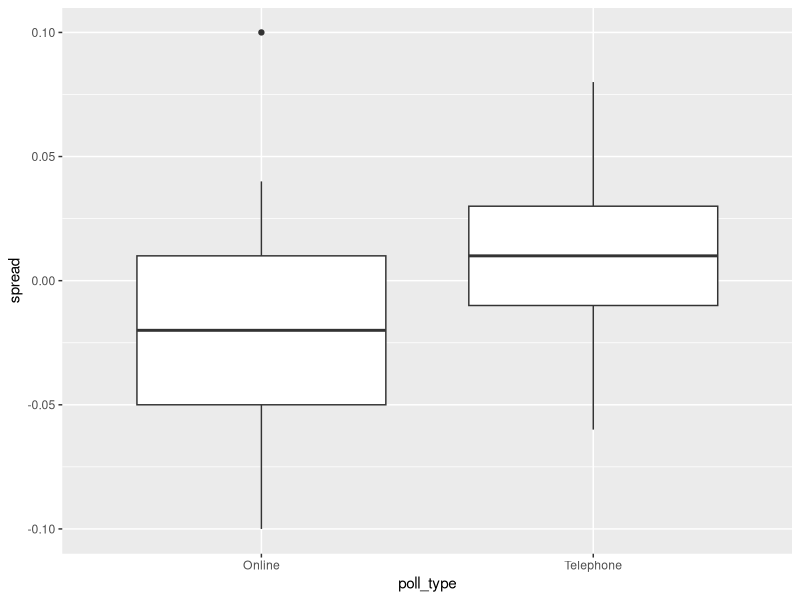
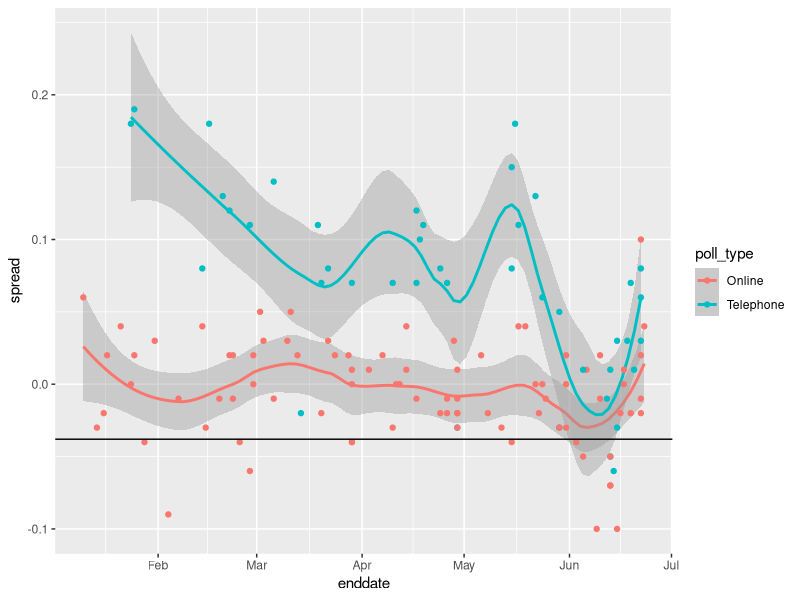
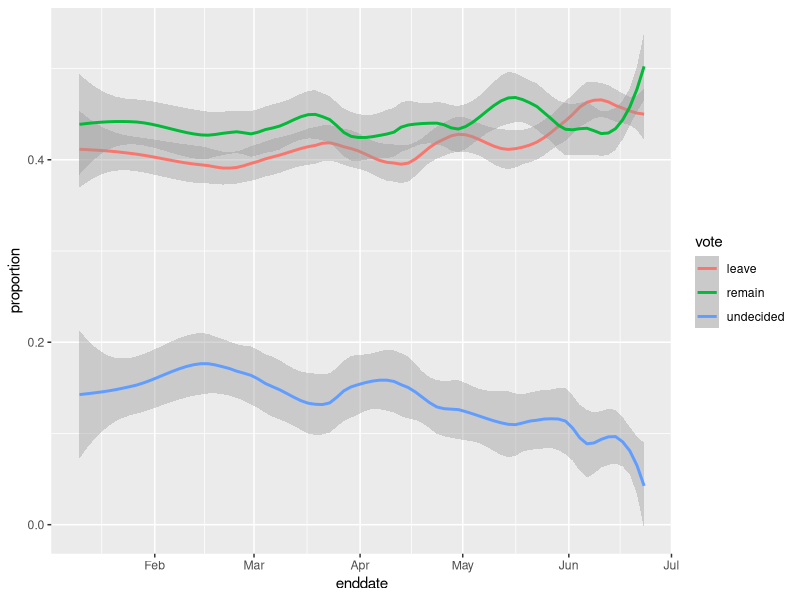

Generate these figures, in order, with R:
# suggested libraries and options
library(tidyverse)
options(digits = 3)

# load brexit_polls object
library(dslabs)
data(brexit_polls)

p <- 0.481    # official proportion voting "Remain"
d <- 2*p-1    # official spread
N <- 1500

##################################### 1 ########################################
# What is the expected total number of voters in the sample choosing "Remain"?
N*p
# What is the standard error of the total number of voters in the sample choosing "Remain"?
sqrt(N*p*(1-p))
# What is the expected value of , the proportion of "Remain" voters?
p
# What is the standard error of , the proportion of "Remain" voters?
sqrt(p*(1-p)/N)
# What is the expected value of , the spread between the proportion of "Remain" voters and "Leave" voters?
2*p - 1
# What is the standard error of , the spread between the proportion of "Remain" voters and "Leave" voters?
2*sqrt(p*(1-p)/N)

##################################### 2 ########################################
brexit_polls <- brexit_polls %>%
  mutate(x_hat = (spread + 1)/ 2)
# hat is the average of the observed spreads (spread)?
mean(brexit_polls$spread)
# What is the standard deviation of the observed spreads?
sd(brexit_polls$spread)
# What is the average of x_hat, the estimates of the parameter ?
mean(brexit_polls$x_hat)
# What is the standard deviation of x_hat?
sd(brexit_polls$x_hat)

##################################### 3 ########################################
you_gov <- brexit_polls[1,]
gov_x_hat <- 0.52
gov_sampleN <- 4772
# What is the lower bound of the 95% confidence interval?
gov_x_hat - qnorm(0.975)*sqrt(gov_x_hat*(1 - gov_x_hat) / gov_sampleN)
# What is the upper bound of the 95% confidence interval?
gov_x_hat + qnorm(0.975)*sqrt(gov_x_hat*(1 - gov_x_hat) / gov_sampleN)
# Does the 95% confidence interval predict a winner (does not cover )? Does the 95% confidence interval cover the true value of  observed during the referendum?
# The interval predicts a winner but does not cover the true value of p.

##################################### 4 ########################################
june_polls <- brexit_polls %>% filter(enddate >= "2016-06-01")

june_polls <- june_polls %>% 
  mutate(se_x_hat = sqrt(x_hat*(1 - x_hat)/ samplesize),
         se_spread = 2*se_x_hat,
         lower = spread - qnorm(0.975) * se_spread,
         upper = spread + qnorm(0.975) * se_spread,
         hit = lower < -0.038 & upper > -0.038)

# How many polls are in june_polls?
32
# What proportion of polls have a confidence interval that covers the value 0?
mean(june_polls$lower < 0 & june_polls$upper > 0)
# What proportion of polls predict "Remain" (confidence interval entirely above 0)?
mean(june_polls$lower > 0 & june_polls$upper > 0)
# What proportion of polls have a confidence interval covering the true value of d?
mean(june_polls$lower < -0.038 & june_polls$upper > -0.038)

##################################### 5 ########################################
june_polls %>% group_by(pollster) %>% summarize(pollster, n(), hit)
# The results are consistent with a large general bias that affects all pollsters.

##################################### 6 ########################################
ggplot(data = june_polls, aes(poll_type, spread)) + geom_boxplot()
# Telephone polls tend to show support "Remain" (spread > 0).
# Telephone polls tend to show higher support for "Remain" than online polls (higher spread).
# Online polls have a larger interquartile range (IQR) for the spread than telephone polls, indicating that they are more variable.
# Poll type introduces a bias that affects poll results.

##################################### 7 ########################################
combined_by_type <- june_polls %>%
  group_by(poll_type) %>%
  summarize(N = sum(samplesize),
            spread = sum(spread*samplesize)/N,
            p_hat = (spread + 1)/2)

# What is the lower bound of the 95% confidence interval for online voters?
combined_by_type %>% mutate(lower = spread - qnorm(0.975)*2*sqrt(p_hat*(1 - p_hat) / N))
# hat is the upper bound of the 95% confidence interval for online voters?
combined_by_type %>% mutate(upper = spread + qnorm(0.975)*2*sqrt(p_hat*(1 - p_hat) / N))

##################################### 8 ########################################
# Neither set of combined polls makes a prediction about the outcome of the Brexit referendum (a prediction is possible if a confidence interval does not cover 0). 
# The confidence interval for telephone polls is covers more positive values than the confidence interval for online polls.
# Neither confidence interval covers the true value of d = -0.038.

##################################### 9 ########################################
brexit_hit <- brexit_polls %>%
  mutate(p_hat = (spread + 1)/2,
         se_spread = 2*sqrt(p_hat*(1-p_hat)/samplesize),
         spread_lower = spread - qnorm(.975)*se_spread,
         spread_upper = spread + qnorm(.975)*se_spread,
         hit = spread_lower < -0.038 & spread_upper > -0.038) %>%
  select(poll_type, hit)

brexit_chisq <- table(brexit_hit$poll_type, brexit_hit$hit)
chisq.test(brexit_chisq)$p.value

# online > telephone
hit_rate <- brexit_hit %>%
  group_by(poll_type) %>%
  summarize(avg = mean(hit))
hit_rate$avg[hit_rate$poll_type == "Online"] > hit_rate$avg[hit_rate$poll_type == "Telephone"]

# statistically significant
chisq.test(brexit_chisq)$p.value < 0.05

##################################### 10 #######################################
# convert to data frame
chisq_df <- as.data.frame(brexit_chisq)

online_true <- chisq_df$Freq[chisq_df$Var1 == "Online" & chisq_df$Var2 == "TRUE"]
online_false <- chisq_df$Freq[chisq_df$Var1 == "Online" & chisq_df$Var2 == "FALSE"]

online_odds <- online_true/online_false
online_odds

phone_true <- chisq_df$Freq[chisq_df$Var1 == "Telephone" & chisq_df$Var2 == "TRUE"]
phone_false <- chisq_df$Freq[chisq_df$Var1 == "Telephone" & chisq_df$Var2 == "FALSE"]

phone_odds <- phone_true/phone_false
phone_odds

online_odds/phone_odds

##################################### 11 #######################################
brexit_polls %>% ggplot(aes(enddate,spread,color=poll_type)) + geom_smooth(method="loess",span=0.4) + geom_point() + geom_hline(yintercept = -0.038)

##################################### 12 #######################################
brexit_long <- brexit_polls %>%
  gather(vote, proportion, "remain":"undecided") %>%
  mutate(vote = factor(vote))

brexit_long %>% ggplot(aes(enddate,proportion,color=vote)) + geom_smooth(method = "loess",span=0.3)
# The percentage of undecided voters declines over time but is still around 10% throughout June.
# Over most of the date range, the confidence bands for "Leave" and "Remain" overlap.
# Over most of the date range, the confidence bands for "Leave" and "Remain" are below 50%.
# In the first half of June, "Leave" was polling higher than "Remain", although this difference was within the confidence intervals.
